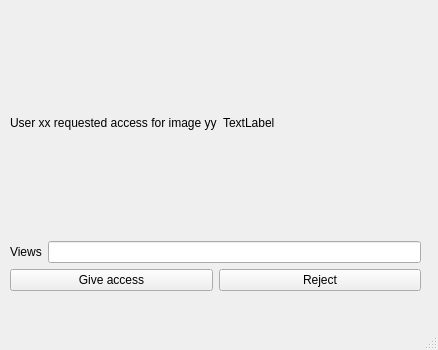
<?xml version="1.0" encoding="UTF-8"?>
<ui version="4.0">
 <class>viewsRequests</class>
 <widget class="QMainWindow" name="viewsRequests">
  <property name="geometry">
   <rect>
    <x>0</x>
    <y>0</y>
    <width>438</width>
    <height>350</height>
   </rect>
  </property>
  <property name="windowTitle">
   <string>MainWindow</string>
  </property>
  <widget class="QWidget" name="centralwidget">
   <widget class="QWidget" name="verticalLayoutWidget">
    <property name="geometry">
     <rect>
      <x>10</x>
      <y>10</y>
      <width>411</width>
      <height>281</height>
     </rect>
    </property>
    <layout class="QVBoxLayout" name="verticalLayout">
     <item>
      <layout class="QHBoxLayout" name="horizontalLayout_2">
       <item>
        <widget class="QLabel" name="label_info">
         <property name="text">
          <string>User xx requested access for image yy</string>
         </property>
        </widget>
       </item>
       <item>
        <widget class="QLabel" name="label_preview">
         <property name="text">
          <string>TextLabel</string>
         </property>
        </widget>
       </item>
      </layout>
     </item>
     <item>
      <layout class="QHBoxLayout" name="horizontalLayout">
       <item>
        <widget class="QLabel" name="label_2">
         <property name="text">
          <string>Views</string>
         </property>
        </widget>
       </item>
       <item>
        <widget class="QLineEdit" name="lineEdit_views"/>
       </item>
      </layout>
     </item>
     <item>
      <layout class="QHBoxLayout" name="horizontalLayout_3">
       <item>
        <widget class="QPushButton" name="pushButton_giveAccess">
         <property name="text">
          <string>Give access</string>
         </property>
        </widget>
       </item>
       <item>
        <widget class="QPushButton" name="pushButton_reject">
         <property name="text">
          <string>Reject</string>
         </property>
        </widget>
       </item>
      </layout>
     </item>
    </layout>
   </widget>
  </widget>
  <widget class="QMenuBar" name="menubar">
   <property name="geometry">
    <rect>
     <x>0</x>
     <y>0</y>
     <width>438</width>
     <height>22</height>
    </rect>
   </property>
  </widget>
  <widget class="QStatusBar" name="statusbar"/>
 </widget>
 <resources/>
 <connections/>
</ui>
